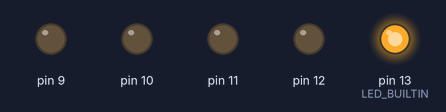
Bench run of a sketch on a simulated Arduino Uno, built with avr-gcc and run on an emulated ATmega328P. Shown: output pins drawn as LEDs (lit = HIGH).

Above: at 0.2 s.
At 2.6 s:
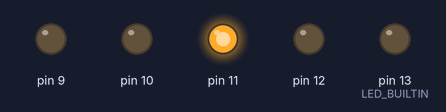
At 3.4 s:
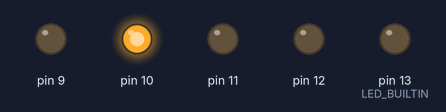
At 4.2 s:
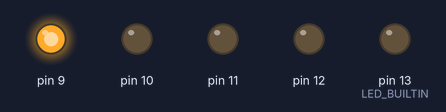
At 4.6 s:
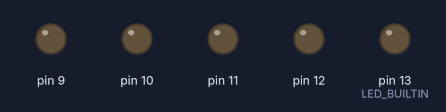
At 9.4 s:
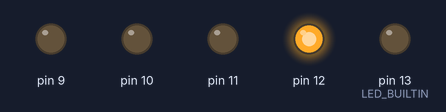
Timing chart, 0 to 9.9 s (numbered marks = the images above):
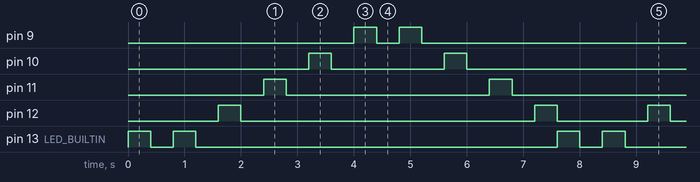

The sketch:

last.ino
```cpp
// C++ code
//
int neil_ard = 0;

void setup()
{
  pinMode(LED_BUILTIN, OUTPUT);
  pinMode(13, OUTPUT);
  pinMode(12, OUTPUT);
  pinMode(11, OUTPUT);
  pinMode(10, OUTPUT);
  pinMode(9, OUTPUT);
}

void loop()
{
  neil_ard = 400;
  digitalWrite(LED_BUILTIN, HIGH);
  delay(neil_ard); // Wait for neil_ard millisecond(s)
  digitalWrite(LED_BUILTIN, LOW);
  delay(neil_ard); // Wait for neil_ard millisecond(s)
  digitalWrite(13, HIGH);
  delay(neil_ard); // Wait for neil_ard millisecond(s)
  digitalWrite(13, LOW);
  digitalWrite(LED_BUILTIN, LOW);
  delay(neil_ard); // Wait for neil_ard millisecond(s)
  digitalWrite(12, HIGH);
  delay(neil_ard); // Wait for neil_ard millisecond(s)
  digitalWrite(12, LOW);
  delay(neil_ard); // Wait for neil_ard millisecond(s)
  digitalWrite(11, HIGH);
  delay(neil_ard); // Wait for neil_ard millisecond(s)
  digitalWrite(11, LOW);
  delay(neil_ard); // Wait for neil_ard millisecond(s)
  digitalWrite(10, HIGH);
  delay(neil_ard); // Wait for neil_ard millisecond(s)
  digitalWrite(10, LOW);
  delay(neil_ard); // Wait for neil_ard millisecond(s)
  digitalWrite(9, HIGH);
  delay(neil_ard); // Wait for neil_ard millisecond(s)
  digitalWrite(9, LOW);
  delay(neil_ard); // Wait for neil_ard millisecond(s)
  digitalWrite(9, HIGH);
  delay(neil_ard); // Wait for neil_ard millisecond(s)
  digitalWrite(9, LOW);
  delay(neil_ard); // Wait for neil_ard millisecond(s)
  digitalWrite(10, HIGH);
  delay(neil_ard); // Wait for neil_ard millisecond(s)
  digitalWrite(10, LOW);
  delay(neil_ard); // Wait for neil_ard millisecond(s)
  digitalWrite(11, HIGH);
  delay(neil_ard); // Wait for neil_ard millisecond(s)
  digitalWrite(11, LOW);
  delay(neil_ard); // Wait for neil_ard millisecond(s)
  digitalWrite(12, HIGH);
  delay(neil_ard); // Wait for neil_ard millisecond(s)
  digitalWrite(12, LOW);
}
```

Measured:
- by itself, pin 9, pin 13 (LED_BUILTIN): repeats every 7.6 s: LOW 0.40 s, HIGH 0.40 s, LOW 6.4 s, HIGH 0.40 s
- by itself, pin 10: repeats every 7.6 s: LOW 2.0 s, HIGH 0.40 s, LOW 4.8 s, HIGH 0.40 s
- by itself, pin 11: alternates HIGH for 0.40 s and LOW for 3.6 s
- by itself, pin 12: repeats every 7.6 s: LOW 5.2 s, HIGH 0.40 s, LOW 1.6 s, HIGH 0.40 s
